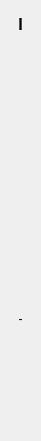
  <widget class="QWidget" name="verticalLayoutWidget_10">
   <property name="geometry">
    <rect>
     <x>1090</x>
     <y>80</y>
     <width>41</width>
     <height>441</height>
    </rect>
   </property>
   <layout class="QVBoxLayout" name="verticalLayout_19">
    <item>
     <widget class="QLabel" name="label_col_i">
      <property name="font">
       <font>
        <pointsize>12</pointsize>
        <weight>75</weight>
        <bold>true</bold>
       </font>
      </property>
      <property name="text">
       <string>I</string>
      </property>
      <property name="alignment">
       <set>Qt::AlignCenter</set>
      </property>
     </widget>
    </item>
    <item>
     <widget class="QLabel" name="label_ai">
      <property name="text">
       <string/>
      </property>
      <property name="alignment">
       <set>Qt::AlignCenter</set>
      </property>
     </widget>
    </item>
    <item>
     <widget class="QLabel" name="label_bi">
      <property name="text">
       <string/>
      </property>
      <property name="alignment">
       <set>Qt::AlignCenter</set>
      </property>
     </widget>
    </item>
    <item>
     <widget class="QLabel" name="label_ci">
      <property name="text">
       <string/>
      </property>
      <property name="alignment">
       <set>Qt::AlignCenter</set>
      </property>
     </widget>
    </item>
    <item>
     <widget class="QLabel" name="label_di">
      <property name="text">
       <string/>
      </property>
      <property name="alignment">
       <set>Qt::AlignCenter</set>
      </property>
     </widget>
    </item>
    <item>
     <widget class="QLabel" name="label_ei">
      <property name="text">
       <string/>
      </property>
      <property name="alignment">
       <set>Qt::AlignCenter</set>
      </property>
     </widget>
    </item>
    <item>
     <widget class="QLabel" name="label_fi">
      <property name="text">
       <string/>
      </property>
      <property name="alignment">
       <set>Qt::AlignCenter</set>
      </property>
     </widget>
    </item>
    <item>
     <widget class="QLabel" name="label_gi">
      <property name="text">
       <string/>
      </property>
      <property name="alignment">
       <set>Qt::AlignCenter</set>
      </property>
     </widget>
    </item>
    <item>
     <widget class="QLabel" name="label_hi">
      <property name="text">
       <string/>
      </property>
      <property name="alignment">
       <set>Qt::AlignCenter</set>
      </property>
     </widget>
    </item>
    <item>
     <widget class="QLabel" name="label_ii">
      <property name="text">
       <string>-</string>
      </property>
      <property name="alignment">
       <set>Qt::AlignCenter</set>
      </property>
     </widget>
    </item>
    <item>
     <widget class="QLabel" name="label_ji">
      <property name="text">
       <string/>
      </property>
      <property name="alignment">
       <set>Qt::AlignCenter</set>
      </property>
     </widget>
    </item>
    <item>
     <widget class="QLabel" name="label_ki">
      <property name="text">
       <string/>
      </property>
      <property name="alignment">
       <set>Qt::AlignCenter</set>
      </property>
     </widget>
    </item>
    <item>
     <widget class="QLabel" name="label_li">
      <property name="text">
       <string/>
      </property>
      <property name="alignment">
       <set>Qt::AlignCenter</set>
      </property>
     </widget>
    </item>
   </layout>
  </widget>
